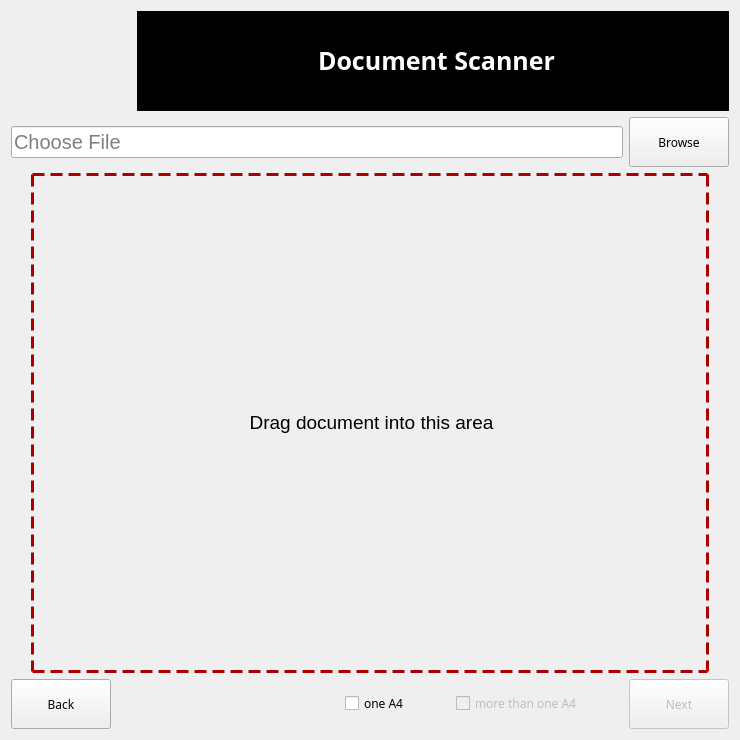
<?xml version="1.0" encoding="UTF-8"?>
<ui version="4.0">
 <class>choosefile</class>
 <widget class="QWidget" name="choosefile">
  <property name="geometry">
   <rect>
    <x>0</x>
    <y>0</y>
    <width>740</width>
    <height>740</height>
   </rect>
  </property>
  <property name="sizePolicy">
   <sizepolicy hsizetype="Fixed" vsizetype="Fixed">
    <horstretch>0</horstretch>
    <verstretch>0</verstretch>
   </sizepolicy>
  </property>
  <property name="minimumSize">
   <size>
    <width>740</width>
    <height>740</height>
   </size>
  </property>
  <property name="maximumSize">
   <size>
    <width>740</width>
    <height>740</height>
   </size>
  </property>
  <property name="windowTitle">
   <string>Choose File</string>
  </property>
  <property name="styleSheet">
   <string notr="true"/>
  </property>
  <layout class="QVBoxLayout" name="verticalLayout">
   <item>
    <layout class="QHBoxLayout" name="horizontalLayout">
     <item>
      <widget class="QLabel" name="logo">
       <property name="sizePolicy">
        <sizepolicy hsizetype="Fixed" vsizetype="Fixed">
         <horstretch>0</horstretch>
         <verstretch>0</verstretch>
        </sizepolicy>
       </property>
       <property name="minimumSize">
        <size>
         <width>100</width>
         <height>100</height>
        </size>
       </property>
       <property name="styleSheet">
        <string notr="true"/>
       </property>
       <property name="text">
        <string/>
       </property>
       <property name="pixmap">
        <pixmap resource="resources.qrc">:/new/image/resource/logo.png</pixmap>
       </property>
       <property name="scaledContents">
        <bool>true</bool>
       </property>
      </widget>
     </item>
     <item>
      <spacer name="horizontalSpacer">
       <property name="orientation">
        <enum>Qt::Horizontal</enum>
       </property>
       <property name="sizeType">
        <enum>QSizePolicy::Fixed</enum>
       </property>
       <property name="sizeHint" stdset="0">
        <size>
         <width>20</width>
         <height>20</height>
        </size>
       </property>
      </spacer>
     </item>
     <item>
      <widget class="QLabel" name="name">
       <property name="sizePolicy">
        <sizepolicy hsizetype="Expanding" vsizetype="Preferred">
         <horstretch>0</horstretch>
         <verstretch>0</verstretch>
        </sizepolicy>
       </property>
       <property name="font">
        <font>
         <family>Bauhaus 93</family>
         <pointsize>19</pointsize>
         <weight>75</weight>
         <bold>true</bold>
        </font>
       </property>
       <property name="styleSheet">
        <string notr="true">border: 1px solid rgb(0, 0, 0);
background-color: rgb(0, 0, 0);</string>
       </property>
       <property name="text">
        <string>&lt;html&gt;&lt;head/&gt;&lt;body&gt;&lt;p align=&quot;center&quot;&gt;&lt;span style=&quot; color:#ffffff;&quot;&gt;Document Scanner&lt;/span&gt;&lt;/p&gt;&lt;/body&gt;&lt;/html&gt;</string>
       </property>
      </widget>
     </item>
    </layout>
   </item>
   <item>
    <layout class="QHBoxLayout" name="horizontalLayout_2">
     <item>
      <widget class="QLineEdit" name="chooseFile">
       <property name="font">
        <font>
         <pointsize>15</pointsize>
        </font>
       </property>
       <property name="placeholderText">
        <string>Choose File</string>
       </property>
      </widget>
     </item>
     <item>
      <widget class="QPushButton" name="browse">
       <property name="sizePolicy">
        <sizepolicy hsizetype="Fixed" vsizetype="Fixed">
         <horstretch>0</horstretch>
         <verstretch>0</verstretch>
        </sizepolicy>
       </property>
       <property name="minimumSize">
        <size>
         <width>100</width>
         <height>50</height>
        </size>
       </property>
       <property name="font">
        <font>
         <family>Arial Rounded MT Bold</family>
         <weight>50</weight>
         <bold>false</bold>
        </font>
       </property>
       <property name="styleSheet">
        <string notr="true"/>
       </property>
       <property name="text">
        <string>Browse</string>
       </property>
       <property name="icon">
        <iconset resource="resources.qrc">
         <normaloff>:/new/image/resource/browse.png</normaloff>:/new/image/resource/browse.png</iconset>
       </property>
      </widget>
     </item>
    </layout>
   </item>
   <item>
    <layout class="QHBoxLayout" name="horizontalLayout_3">
     <item>
      <spacer name="horizontalSpacer_2">
       <property name="orientation">
        <enum>Qt::Horizontal</enum>
       </property>
       <property name="sizeType">
        <enum>QSizePolicy::Fixed</enum>
       </property>
       <property name="sizeHint" stdset="0">
        <size>
         <width>20</width>
         <height>20</height>
        </size>
       </property>
      </spacer>
     </item>
     <item>
      <widget class="QLabel" name="dragArea">
       <property name="sizePolicy">
        <sizepolicy hsizetype="Expanding" vsizetype="Expanding">
         <horstretch>0</horstretch>
         <verstretch>0</verstretch>
        </sizepolicy>
       </property>
       <property name="minimumSize">
        <size>
         <width>300</width>
         <height>300</height>
        </size>
       </property>
       <property name="acceptDrops">
        <bool>true</bool>
       </property>
       <property name="styleSheet">
        <string notr="true">border: 3px dashed rgb(170, 0, 0);
</string>
       </property>
       <property name="text">
        <string>&lt;html&gt;&lt;head/&gt;&lt;body&gt;&lt;p align=&quot;center&quot;&gt;&lt;span style=&quot; font-size:14pt;&quot;&gt;Drag document into this area&lt;/span&gt;&lt;/p&gt;&lt;/body&gt;&lt;/html&gt;</string>
       </property>
      </widget>
     </item>
     <item>
      <spacer name="horizontalSpacer_3">
       <property name="orientation">
        <enum>Qt::Horizontal</enum>
       </property>
       <property name="sizeType">
        <enum>QSizePolicy::Fixed</enum>
       </property>
       <property name="sizeHint" stdset="0">
        <size>
         <width>20</width>
         <height>20</height>
        </size>
       </property>
      </spacer>
     </item>
    </layout>
   </item>
   <item>
    <layout class="QHBoxLayout" name="horizontalLayout_4">
     <item>
      <widget class="QPushButton" name="back">
       <property name="sizePolicy">
        <sizepolicy hsizetype="Fixed" vsizetype="Fixed">
         <horstretch>0</horstretch>
         <verstretch>0</verstretch>
        </sizepolicy>
       </property>
       <property name="minimumSize">
        <size>
         <width>100</width>
         <height>50</height>
        </size>
       </property>
       <property name="maximumSize">
        <size>
         <width>100</width>
         <height>50</height>
        </size>
       </property>
       <property name="font">
        <font>
         <family>Arial Rounded MT Bold</family>
        </font>
       </property>
       <property name="text">
        <string>Back</string>
       </property>
       <property name="icon">
        <iconset resource="resources.qrc">
         <normaloff>:/new/image/resource/back.png</normaloff>:/new/image/resource/back.png</iconset>
       </property>
       <property name="iconSize">
        <size>
         <width>24</width>
         <height>24</height>
        </size>
       </property>
      </widget>
     </item>
     <item>
      <spacer name="horizontalSpacer_6">
       <property name="orientation">
        <enum>Qt::Horizontal</enum>
       </property>
       <property name="sizeHint" stdset="0">
        <size>
         <width>40</width>
         <height>20</height>
        </size>
       </property>
      </spacer>
     </item>
     <item>
      <widget class="QCheckBox" name="oneA4">
       <property name="font">
        <font>
         <family>Arial Black</family>
        </font>
       </property>
       <property name="text">
        <string>one A4</string>
       </property>
      </widget>
     </item>
     <item>
      <spacer name="horizontalSpacer_5">
       <property name="orientation">
        <enum>Qt::Horizontal</enum>
       </property>
       <property name="sizeType">
        <enum>QSizePolicy::Fixed</enum>
       </property>
       <property name="sizeHint" stdset="0">
        <size>
         <width>40</width>
         <height>20</height>
        </size>
       </property>
      </spacer>
     </item>
     <item>
      <widget class="QCheckBox" name="moreThanOneA4">
       <property name="enabled">
        <bool>false</bool>
       </property>
       <property name="font">
        <font>
         <family>Arial Black</family>
        </font>
       </property>
       <property name="text">
        <string>more than one A4</string>
       </property>
      </widget>
     </item>
     <item>
      <spacer name="horizontalSpacer_4">
       <property name="orientation">
        <enum>Qt::Horizontal</enum>
       </property>
       <property name="sizeType">
        <enum>QSizePolicy::Fixed</enum>
       </property>
       <property name="sizeHint" stdset="0">
        <size>
         <width>40</width>
         <height>20</height>
        </size>
       </property>
      </spacer>
     </item>
     <item>
      <widget class="QPushButton" name="next">
       <property name="enabled">
        <bool>false</bool>
       </property>
       <property name="sizePolicy">
        <sizepolicy hsizetype="Fixed" vsizetype="Fixed">
         <horstretch>0</horstretch>
         <verstretch>0</verstretch>
        </sizepolicy>
       </property>
       <property name="minimumSize">
        <size>
         <width>100</width>
         <height>50</height>
        </size>
       </property>
       <property name="font">
        <font>
         <family>Arial Rounded MT Bold</family>
        </font>
       </property>
       <property name="text">
        <string>Next</string>
       </property>
       <property name="icon">
        <iconset resource="resources.qrc">
         <normaloff>:/new/image/resource/next.png</normaloff>:/new/image/resource/next.png</iconset>
       </property>
      </widget>
     </item>
    </layout>
   </item>
  </layout>
 </widget>
 <resources>
  <include location="resources.qrc"/>
 </resources>
 <connections/>
</ui>
